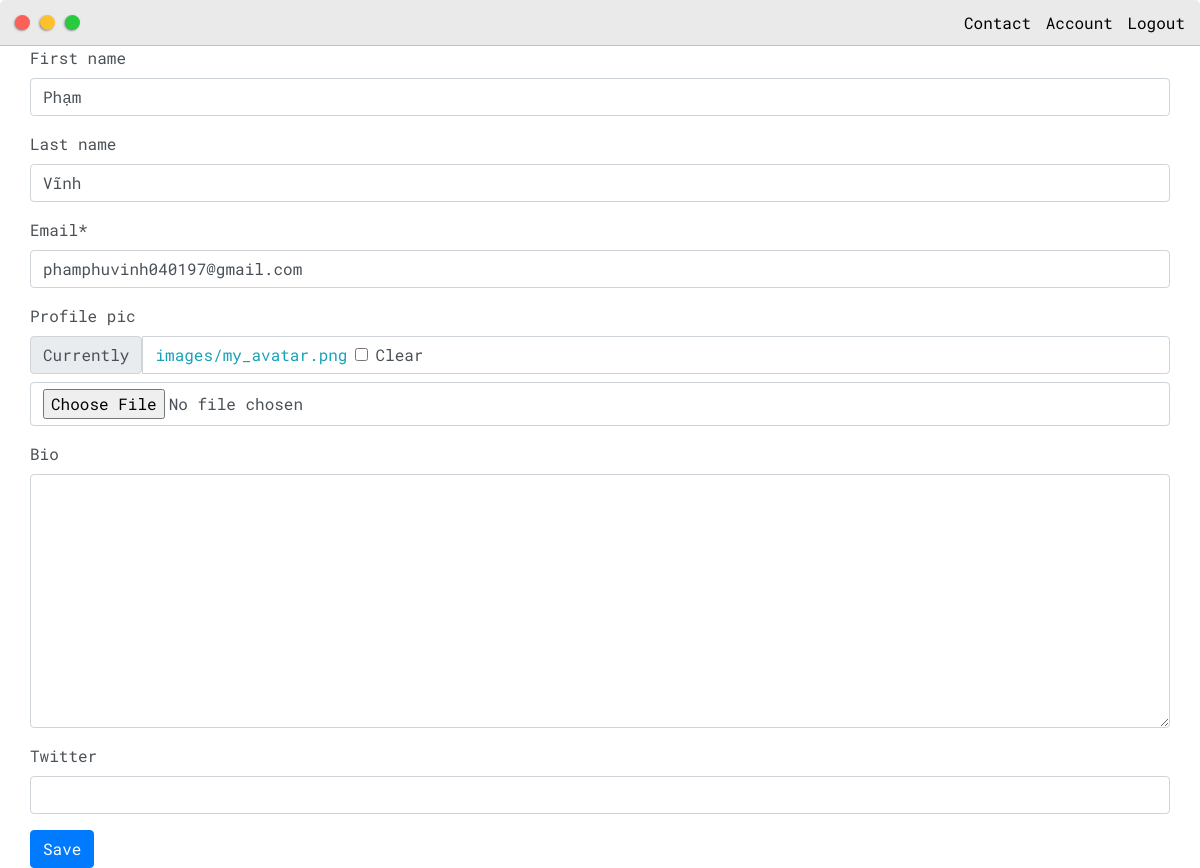
/update_profile/ (signed in), run on the app's committed database.
### base/models.py (models this page shows, shortened)
class Profile(models.Model):
    user = models.OneToOneField(User, null=True, blank=True, on_delete=models.CASCADE)
    first_name = models.CharField(max_length=200, blank=True, null=True)
    last_name = models.CharField(max_length=200, blank=True, null=True)
    email = models.CharField(max_length=200)
    profile_pic = models.ImageField(null=True, blank=True, upload_to="images", default="/user.png")
    bio = models.TextField(null=True, blank=True)
    twitter = models.CharField(max_length=200, null=True, blank=True)

### base/views.py (the view, shortened to what this page needs)
# urls.py: path('update_profile/', views.updateProfile, name="update_profile"),
@login_required(login_url="home")
def updateProfile(request):
    user = request.user
    profile = user.profile
    form = ProfileForm(instance=profile)
    context = {'form': form}
    return render(request, 'base/profile_form.html', context)

### base/forms.py
class ProfileForm(ModelForm):
    class Meta:
        model = Profile
        fields = '__all__'
        exclude = ['user']

### base/templates/base/profile_form.html (shortened to what this page needs)
{% extends 'base/main.html' %}
{% load static %}
{% load crispy_forms_tags %}
{% block content %}
<div class="main-container">
	<form method="POST" enctype="multipart/form-data">
		{{form|crispy}}
		<input class="btn btn-primary" type="submit" value="Save">
	</form>
</div>
{% endblock content %}

### static/css/default.css (style rules this page uses)
:root { --mainColor:#eaeaea; --secondaryColor:#fff; --borderColor:#c1c1c1; --mainText:black; --secondaryText:#4b5156; --themeDotBorder:#24292e; --previewBg:rgb(251, 249, 243, 0.8); --previewShadow:#f0ead6; --buttonColor:black; }
html, body { padding: 0; margin: 0; scroll-behavior: smooth; }
body * { transition: 0.3s; }
p, li, span, label, input, textarea { color: var(--secondaryText); font-family: 'Roboto Mono', monospace; }
a { text-decoration: none; color:#17a2b8; }
.main-container { width: 1200px; margin: 0 auto; }
@media screen and (max-width: 1200px) { .main-container { width: 95%; } }

### data on the page
Profile: first_name "Phạm", last_name "Vĩnh", email "phamphuvinh040197@gmail.com"
